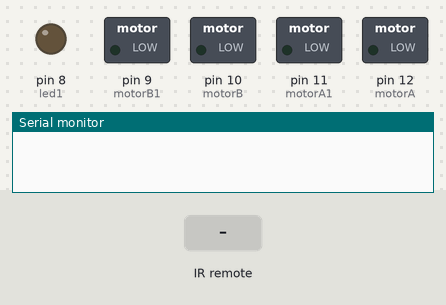
The sketch below on a simulated Arduino Uno, built with avr-gcc and run on an emulated ATmega328P. On the bench: switched loads named in the sketch (green lamp = pin HIGH), output pins drawn as LEDs (lit = HIGH), the last lines printed to the serial monitor. The inputs (shaded band) are chosen by the test bench. Pins used as bus, display or sensor lines are not drawn.

Above: at 1.2 s.
1.3 s: infrared code 0xC20370A1 received
At 2.3 s:
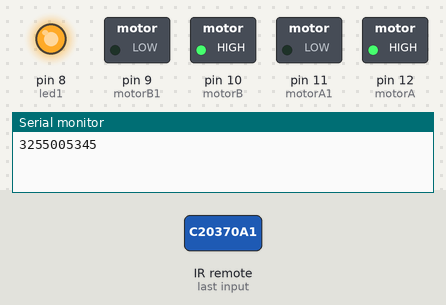
2.8 s: infrared code 0x81930A09 received
At 3.4 s:
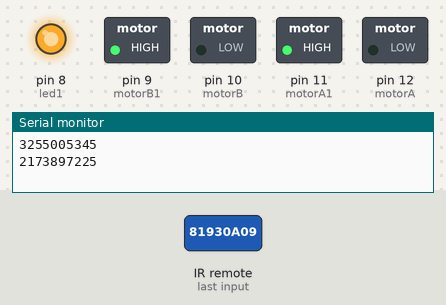
4.3 s: infrared code 0x21035431 received
At 5.5 s:
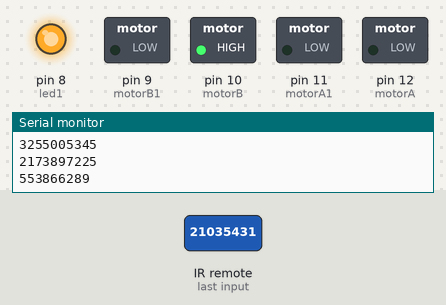
5.8 s: infrared code 0x983AB4C1 received
At 6.9 s:
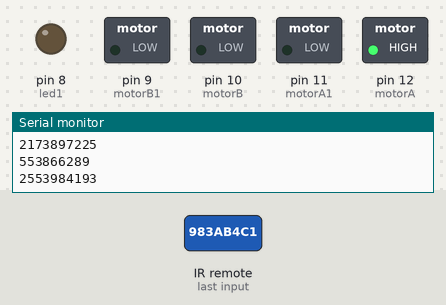
7.3 s: infrared code 0x81930A09 received
At 8.0 s:
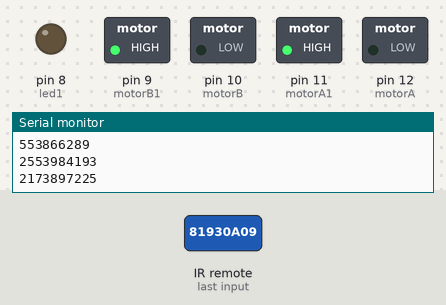
8.8 s: infrared code 0xBB0ED9E1 received
At 9.2 s:
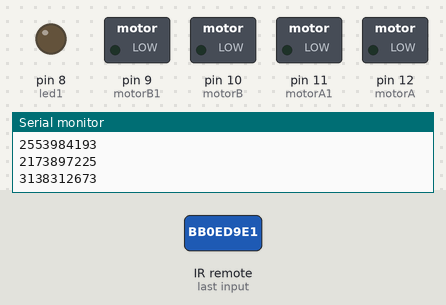
Timing chart, 0 to 11.3 s (numbered marks = the images above; inputs shaded):
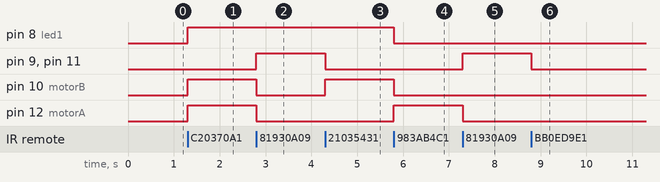

Measured:
- after the input at 1.3 s, pin 8 (led1), pin 10 (motorB), pin 12 (motorA): LOW → HIGH at once
- after the input at 2.8 s, pin 9 (motorB1), pin 11 (motorA1): LOW → HIGH at once; pin 10 (motorB), pin 12 (motorA): HIGH → LOW at once
- after the input at 4.3 s, pin 9 (motorB1), pin 11 (motorA1): HIGH → LOW at once; pin 10 (motorB): LOW → HIGH at once
- after the input at 5.8 s, pin 8 (led1), pin 10 (motorB): HIGH → LOW at once; pin 12 (motorA): LOW → HIGH at once
- after the input at 7.3 s, pin 9 (motorB1), pin 11 (motorA1): LOW → HIGH at once; pin 12 (motorA): HIGH → LOW at once
- after the input at 8.8 s, pin 9 (motorB1), pin 11 (motorA1): HIGH → LOW at once

The sketch:

carrito.ino
```cpp
#include <IRremote.h>

int RECV_PIN = 7; //define input pin on Arduino

int motorA = 12;
int motorA1 = 11;
int motorB = 10;
int motorB1 = 9;
int led1=8;
int led2=7;


IRrecv irrecv(RECV_PIN);
decode_results results;

void setup()
{
  pinMode(led1,OUTPUT);
  pinMode(led2,OUTPUT);
  pinMode(motorA, OUTPUT);
  pinMode(motorA1, OUTPUT);
  pinMode(motorB, OUTPUT);
  pinMode(motorB1, OUTPUT);
  Serial.begin(9600);
  irrecv.enableIRIn(); // Start the receiver
}
void loop() {
  if (irrecv.decode(&results)) {
    Serial.println(results.value );
    irrecv.resume(); // Receive the next value
  }
  if (results.value ==3255005345) //Tecla de arriba
  {
    digitalWrite(led1, HIGH);
    digitalWrite(led2,HIGH);


    digitalWrite(motorA, HIGH);
    digitalWrite(motorB,HIGH);


  } //HACIA ADELANTE


  if (results.value == 2173897225) //Tecla de arriba
  {
    digitalWrite(motorA, LOW);
    digitalWrite(motorB,LOW);

    digitalWrite(motorA1, HIGH);
    digitalWrite(motorB1,HIGH);


 }//HACIA ATRAS


 if (results.value == 553866289) //Tecla de arriba
  {
    digitalWrite(led1, HIGH);
    digitalWrite(led2,LOW);

    digitalWrite(motorA1,  LOW);
    digitalWrite(motorB1,LOW);

    digitalWrite(motorA, LOW);
    digitalWrite(motorB,HIGH);

  }//hacia la derecha


 if (results.value == 2553984193) //Tecla de arriba
  {
    digitalWrite(led1, LOW);
    digitalWrite(led2,HIGH);

    digitalWrite(motorA1, LOW);
    digitalWrite(motorB1,LOW);

    digitalWrite(motorA, HIGH);
    digitalWrite(motorB,LOW);

  }//hacia la izquierda


 if (results.value == 3138312673) //Tecla de arriba
  {

    digitalWrite(led1, LOW);
    digitalWrite(led2,LOW);

    digitalWrite(motorA1, LOW);
    digitalWrite(motorB1,LOW);

    digitalWrite(motorA, LOW);
    digitalWrite(motorB,LOW);

  }


  /*if (results.value == 284106975)
  {
  digitalWrite(motorA, LOW);
  }*/
}
```
